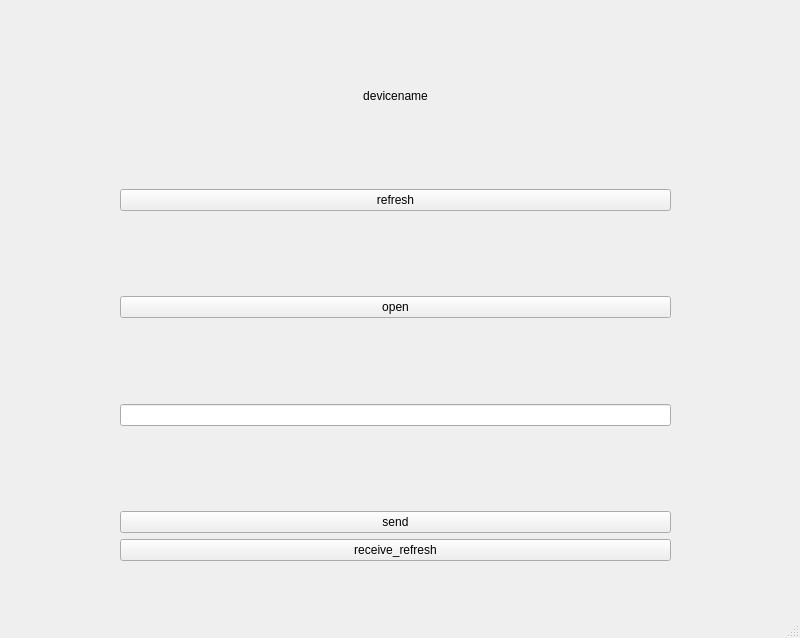
<?xml version="1.0" encoding="UTF-8"?>
<ui version="4.0">
 <class>qtandroidftdiexample</class>
 <widget class="QMainWindow" name="qtandroidftdiexample">
  <property name="geometry">
   <rect>
    <x>0</x>
    <y>0</y>
    <width>800</width>
    <height>638</height>
   </rect>
  </property>
  <property name="maximumSize">
   <size>
    <width>800</width>
    <height>638</height>
   </size>
  </property>
  <property name="windowTitle">
   <string>qtandroidftdiexample</string>
  </property>
  <widget class="QWidget" name="centralwidget">
   <widget class="QWidget" name="layoutWidget">
    <property name="geometry">
     <rect>
      <x>120</x>
      <y>10</y>
      <width>551</width>
      <height>551</height>
     </rect>
    </property>
    <layout class="QVBoxLayout" name="verticalLayout">
     <item>
      <spacer name="verticalSpacer">
       <property name="orientation">
        <enum>Qt::Vertical</enum>
       </property>
       <property name="sizeHint" stdset="0">
        <size>
         <width>20</width>
         <height>40</height>
        </size>
       </property>
      </spacer>
     </item>
     <item>
      <widget class="QLabel" name="devicename">
       <property name="text">
        <string>devicename</string>
       </property>
       <property name="alignment">
        <set>Qt::AlignCenter</set>
       </property>
      </widget>
     </item>
     <item>
      <spacer name="verticalSpacer_2">
       <property name="orientation">
        <enum>Qt::Vertical</enum>
       </property>
       <property name="sizeHint" stdset="0">
        <size>
         <width>20</width>
         <height>40</height>
        </size>
       </property>
      </spacer>
     </item>
     <item>
      <widget class="QPushButton" name="refreshButton">
       <property name="text">
        <string>refresh</string>
       </property>
      </widget>
     </item>
     <item>
      <spacer name="verticalSpacer_3">
       <property name="orientation">
        <enum>Qt::Vertical</enum>
       </property>
       <property name="sizeHint" stdset="0">
        <size>
         <width>20</width>
         <height>40</height>
        </size>
       </property>
      </spacer>
     </item>
     <item>
      <widget class="QPushButton" name="openButton">
       <property name="text">
        <string>open</string>
       </property>
      </widget>
     </item>
     <item>
      <spacer name="verticalSpacer_4">
       <property name="orientation">
        <enum>Qt::Vertical</enum>
       </property>
       <property name="sizeHint" stdset="0">
        <size>
         <width>20</width>
         <height>40</height>
        </size>
       </property>
      </spacer>
     </item>
     <item>
      <widget class="QLineEdit" name="sendlineEdit"/>
     </item>
     <item>
      <spacer name="verticalSpacer_5">
       <property name="orientation">
        <enum>Qt::Vertical</enum>
       </property>
       <property name="sizeHint" stdset="0">
        <size>
         <width>20</width>
         <height>40</height>
        </size>
       </property>
      </spacer>
     </item>
     <item>
      <widget class="QPushButton" name="sendButton">
       <property name="text">
        <string>send</string>
       </property>
      </widget>
     </item>
     <item>
      <widget class="QPushButton" name="receive">
       <property name="text">
        <string>receive_refresh</string>
       </property>
      </widget>
     </item>
    </layout>
   </widget>
  </widget>
  <widget class="QMenuBar" name="menubar">
   <property name="geometry">
    <rect>
     <x>0</x>
     <y>0</y>
     <width>800</width>
     <height>23</height>
    </rect>
   </property>
  </widget>
  <widget class="QStatusBar" name="statusbar"/>
 </widget>
 <resources/>
 <connections/>
</ui>
